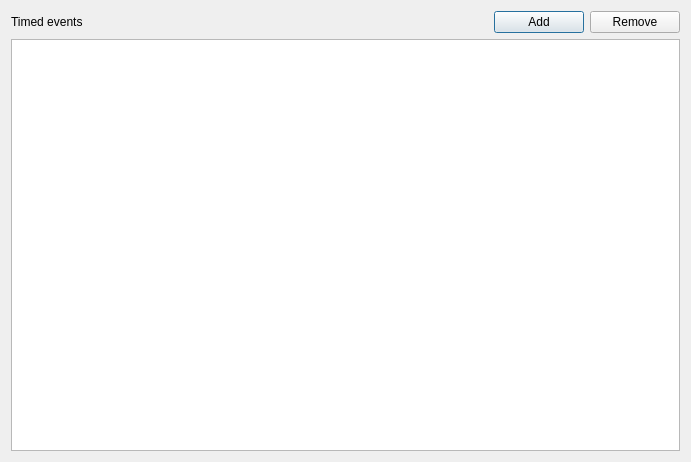
<?xml version="1.0" encoding="UTF-8"?>
<ui version="4.0">
 <class>TownEventsWidget</class>
 <widget class="QDialog" name="TownEventsWidget">
  <property name="windowModality">
   <enum>Qt::ApplicationModal</enum>
  </property>
  <property name="geometry">
   <rect>
    <x>0</x>
    <y>0</y>
    <width>691</width>
    <height>462</height>
   </rect>
  </property>
  <property name="sizePolicy">
   <sizepolicy hsizetype="MinimumExpanding" vsizetype="MinimumExpanding">
    <horstretch>0</horstretch>
    <verstretch>0</verstretch>
   </sizepolicy>
  </property>
  <property name="minimumSize">
   <size>
    <width>400</width>
    <height>400</height>
   </size>
  </property>
  <property name="windowTitle">
   <string>Town events</string>
  </property>
  <layout class="QVBoxLayout" name="verticalLayout">
   <item>
    <layout class="QHBoxLayout" name="horizontalLayout_7">
     <item>
      <widget class="QLabel" name="timedEventText">
       <property name="text">
        <string>Timed events</string>
       </property>
      </widget>
     </item>
     <item>
      <spacer name="horizontalSpacer">
       <property name="orientation">
        <enum>Qt::Horizontal</enum>
       </property>
       <property name="sizeHint" stdset="0">
        <size>
         <width>40</width>
         <height>20</height>
        </size>
       </property>
      </spacer>
     </item>
     <item>
      <widget class="QPushButton" name="timedEventAdd">
       <property name="minimumSize">
        <size>
         <width>90</width>
         <height>0</height>
        </size>
       </property>
       <property name="text">
        <string>Add</string>
       </property>
      </widget>
     </item>
     <item>
      <widget class="QPushButton" name="timedEventRemove">
       <property name="minimumSize">
        <size>
         <width>90</width>
         <height>0</height>
        </size>
       </property>
       <property name="text">
        <string>Remove</string>
       </property>
      </widget>
     </item>
    </layout>
   </item>
   <item>
    <widget class="QListWidget" name="eventsList">
     <property name="sortingEnabled">
      <bool>true</bool>
     </property>
    </widget>
   </item>
  </layout>
 </widget>
 <resources/>
 <connections/>
</ui>
